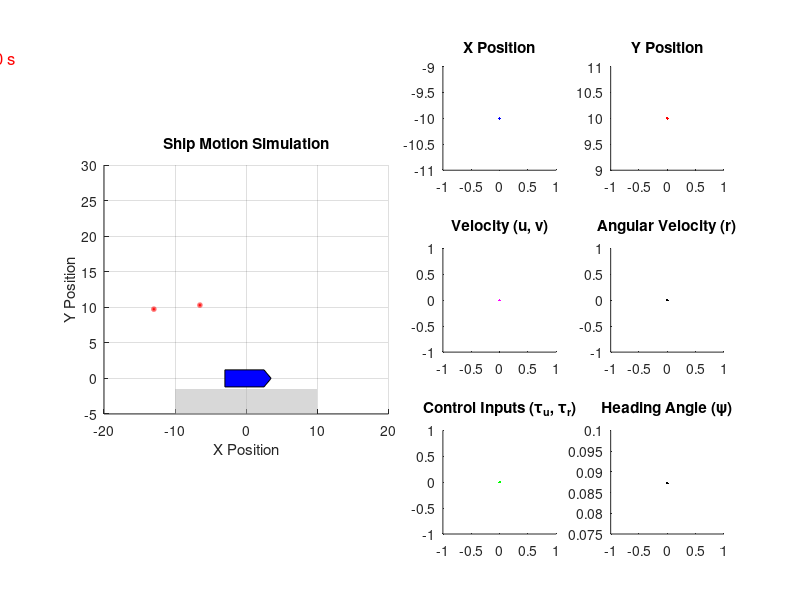

Reproduce this figure in MATLAB. (Note: this script raises an error after producing the figure.)
clc; clear; close all;

%% Simulation parameters
dt = 0.01; % Simulation step (fine-grained)
control_update_dt = 0.1; % Control update interval
control_update_steps = control_update_dt / dt; % Control update every 10 steps
T = 40; % Simulation duration
t = 0:dt:T;
N = length(t);

%% Initialize states for x and y
x = zeros(1, N); u = zeros(1, N);
y = zeros(1, N); v = zeros(1, N);
psi = zeros(1, N); r = zeros(1, N);
psi(1) = 5*3.141592/180;
y(1) = 10;
x(1) = -10;

tau_u = zeros(1, N);
tau_r = zeros(1, N);
tau_v = zeros(1, N);

tu = 0;
tr = 0;
tv = 0;
trr = 0;

Fv = 20;
lf = 3.5;
lb = -3.0;
bow = 1;

hp = 1.0;

alpha1 = 1;
alpha2 = 0.1;

alpha1b = 0.1;
alpha2b = 0.2;

alphac= 10;

Tu_con = 0;
Tv_con = 0;
Tr_con = 0;

acceptance_rad = 0.2;

eta_xd = 0;
eta_yd = 0;

xd = 0;
yd = 0;

xd_back = -2*hp;

a = 4;
b = 4;

%% Figure Setup
fig = figure('Position', [100, 100, 1200, 600]); % Adjust figure size

% Left: Ship Motion Animation
subplot(3, 4, [1 2 5 6 9 10]); % 왼쪽 큰 플롯 (애니메이션)
hold on;
axis equal;
grid on;
xlabel('X Position');
ylabel('Y Position');
title('Ship Motion Simulation');
xlim([-20, 20]); ylim([-5, 30]);

% ** 정박지(Anchorage Area) 추가 **
fill([-10 10 10 -10], [-50 -50 -1.5 -1.5], [0.7 0.7 0.7], 'EdgeColor', 'none', 'FaceAlpha', 0.5);
% fill([2.5 5 5 2.5], [0 0 5 5], [0.7 0.7 0.7], 'EdgeColor', 'none', 'FaceAlpha', 0.5);
% fill([-2.5 -5 -5 -2.5], [0 0 5 5], [0.7 0.7 0.7], 'EdgeColor', 'none', 'FaceAlpha', 0.5);

% Initial ship shape (Pentagon)
ship_x = [3.5 2.5 -3 -3 2.5]; % Shape of the ship (pentagon)
ship_y = [0 1.2 1.2 -1.2 -1.2];

% Plot initial ship
ship_plot = fill(ship_x, ship_y, 'b'); % Ship shape

% ** Acceptence Radius 업데이트 (선두와 선미 위치에 원 그리기) **
theta = psi(1); % 초기 선박의 회전각
radii = acceptance_rad * ones(1, 2);  % 두 원의 반지름 (선두, 선미)
center_x = [x(1) + lf * cos(theta), x(1) + lb * cos(theta)]; % 선두, 선미의 x 위치
center_y = [y(1) + lf * sin(theta), y(1) + lb * sin(theta)]; % 선두, 선미의 y 위치

% 선두와 선미에 빨간 원 추가
circle_hf = rectangle('Position', [center_x(1)-acceptance_rad, center_y(1)-acceptance_rad, 2*acceptance_rad, 2*acceptance_rad], 'Curvature', [1, 1], 'EdgeColor', 'r', 'LineWidth', 2);
circle_hb = rectangle('Position', [center_x(2)-acceptance_rad, center_y(2)-acceptance_rad, 2*acceptance_rad, 2*acceptance_rad], 'Curvature', [1, 1], 'EdgeColor', 'r', 'LineWidth', 2);

% Add y = ln(x^2 + 1) plot in red
x_vals = linspace(-20, 20, 1000);  % Define a range for x values
y1_vals = a*log(x_vals.^2 + 1); 
y2_vals = b*log(x_vals.^2 + 1); 

% Plot the function in red
% plot( x_vals, y1_vals, 'r', 'LineWidth', 2);
% plot( x_vals, y2_vals, 'm', 'LineWidth', 2);

% Add simulation time display (Top-left corner)
time_text = text(-45, 45, 'Time: 0.00 s', 'FontSize', 12, 'Color', 'r');

% Right: 3x2 Subplots
ax(1) = subplot(3,4,3); hold on; title('X Position');
ax(2) = subplot(3,4,4); hold on; title('Y Position');
ax(3) = subplot(3,4,7); hold on; title('Velocity (u, v)');
ax(4) = subplot(3,4,8); hold on; title('Angular Velocity (r)');
ax(5) = subplot(3,4,11); hold on; title('Control Inputs (\tau_u, \tau_r)');
ax(6) = subplot(3,4,12); hold on; title('Heading Angle (\psi)');

% 선을 미리 생성 (plot 업데이트 최적화)
line_x = plot(ax(1), t(1), x(1), 'b');
line_y = plot(ax(2), t(1), y(1), 'r');
line_u = plot(ax(3), t(1), u(1), 'g');
line_v = plot(ax(3), t(1), v(1), 'm');
line_r = plot(ax(4), t(1), r(1), 'k');
line_tau_u = plot(ax(5), t(1), tau_u(1), 'b');
line_tau_r = plot(ax(5), t(1), tau_r(1), 'r');
line_tau_v = plot(ax(5), t(1), tau_v(1), 'g');
line_psi = plot(ax(6), t(1), psi(1), 'k');


% 세로선(Vertical Line) 추가
for i = 1:6
    vline_x(i) = xline(ax(i), t(1), '--k', 'LineWidth', 1.2);
end


%% Simulation loop
for i = 2:N
    if mod(i, control_update_steps) == 0 
        %% Control Input Calculation
        u_dot = (-Xu*u(i-1) - Xuu*sqrt(u(i-1)*u(i-1))*u(i-1))/M;
        v_dot = (-Yv*v(i-1) -Yr*r(i-1) - Yvv*sqrt(v(i-1)*v(i-1))*v(i-1))/M;
        r_dot = (-Nv*v(i-1) -Nr*r(i-1) - Nrrr*r(i-1)*r(i-1)*r(i-1))/I;        

        %CBF
        x_f = x(i-1) + lf*cos(psi(i-1));
        y_f = y(i-1) + lf*sin(psi(i-1));
        x_dot_f = u(i-1)*cos(psi(i-1)) - v(i-1)*sin(psi(i-1)) - lf*r(i-1)*sin(psi(i-1));
        y_dot_f = u(i-1)*sin(psi(i-1)) + v(i-1)*cos(psi(i-1)) + lf*r(i-1)*cos(psi(i-1));        
        hf = y_f + 0.5;
        hf_dot = y_dot_f;
        hf_dotdot = u_dot*sin(psi(i-1)) + v_dot*cos(psi(i-1)) + lf*r_dot*cos(psi(i-1)) + u(i-1)*r(i-1)*cos(psi(i-1)) - v(i-1)*r(i-1)*sin(psi(i-1)) - lf*r(i-1)*r(i-1)*sin(psi(i-1));
        hf_cbf = (hf + (alpha1 + alpha2)*hf_dot + alpha1*alpha2*hf_dotdot)/(alpha1*alpha2);


        x_b = x(i-1) + lb*cos(psi(i-1));
        y_b = y(i-1) + lb*sin(psi(i-1));
        x_dot_b = u(i-1)*cos(psi(i-1)) - v(i-1)*sin(psi(i-1)) - lb*r(i-1)*sin(psi(i-1));
        y_dot_b = u(i-1)*sin(psi(i-1)) + v(i-1)*cos(psi(i-1)) + lb*r(i-1)*cos(psi(i-1));        
        hb = y_b + 0.5;
        hb_dot = y_dot_b;
        hb_dotdot = u_dot*sin(psi(i-1)) + v_dot*cos(psi(i-1)) + lb*r_dot*cos(psi(i-1)) + u(i-1)*r(i-1)*cos(psi(i-1)) - v(i-1)*r(i-1)*sin(psi(i-1)) - lb*r(i-1)*r(i-1)*sin(psi(i-1));
        hb_cbf = (hb + (alpha1 + alpha2)*hb_dot + alpha1*alpha2*hb_dotdot)/(alpha1*alpha2);

        yaw_coeff = ((60/10)*3.141592/180)^2;
        margin = 0.5;
        hyaw = -psi(i-1)*psi(i-1) + yaw_coeff*y(i-1)*y(i-1) + (margin*3.141592/180)*(margin*3.141592/180);
        y_dot_clf = u(i-1)*cos(psi(i-1)) - v(i-1)*sin(psi(i-1));
        y_dotdot_clf = u_dot*cos(psi(i-1)) - v_dot*sin(psi(i-1)) - u(i-1)*r(i-1)*sin(psi(i-1)) - v(i-1)*r(i-1)*cos(psi(i-1));
        hyaw_dot = -2*psi(i-1)*r(i-1) + 2*yaw_coeff*y(i-1)*y_dot_clf;
        hyaw_dotdot = -2*r(i-1)*r(i-1)-2*psi(i-1)*r_dot + 2*yaw_coeff*y_dot_clf*y_dot_clf + 2*yaw_coeff*y(i-1)*y_dotdot_clf;
        hyaw_cbf = (hyaw + (alpha1b + alpha2b)*hyaw_dot + alpha1b*alpha2b*hyaw_dotdot)/(alpha1b*alpha2b);


        %CLF
        eta_x = x(i-1) + hp*cos(psi(i-1));
        eta_y = y(i-1) + hp*sin(psi(i-1));
        eta_x_dot = u(i-1)*cos(psi(i-1)) - v(i-1)*sin(psi(i-1)) - r(i-1)*hp*sin(psi(i-1));
        eta_y_dot = u(i-1)*sin(psi(i-1)) + v(i-1)*cos(psi(i-1)) + r(i-1)*hp*cos(psi(i-1));

        clf_x = -u_dot*cos(psi(i-1)) + v_dot*sin(psi(i-1)) + r_dot*hp*sin(psi(i-1)) + u(i-1)*r(i-1)*sin(psi(i-1)) + v(i-1)*r(i-1)*cos(psi(i-1)) + hp*r(i-1)*r(i-1)*cos(psi(i-1)) - 5*(eta_x_dot - xd);
        clf_y = -u_dot*sin(psi(i-1)) - v_dot*cos(psi(i-1)) - r_dot*hp*cos(psi(i-1)) - u(i-1)*r(i-1)*cos(psi(i-1)) + v(i-1)*r(i-1)*sin(psi(i-1)) + hp*r(i-1)*r(i-1)*sin(psi(i-1)) - 5*(eta_y_dot - yd);

        clfxd = (eta_x - eta_xd)*(eta_x - eta_xd);
        clfyd = (eta_y - eta_yd)*(eta_y - eta_yd);


        %CBF
        %% MILP CBF
        % Gurobi 모델 생성
        model = struct();

        % 목적 함수 정의 (비용 함수가 제곱 형태)
        % x1^2 + x2^2 + x3^2 (이차 목적 함수)
        model.Q = sparse([1, 0, 0, 0, 0, 0, 0, 0, 0, 0;
                          0, 1, 0, 0, 0, 0, 0, 0, 0, 0;
                          0, 0, 100000, 0, 0, 0, 0, 0, 0, 0;
                          0, 0, 0, 100000, 0, 0, 0, 0, 0, 0;
                          0, 0, 0, 0, 10000, 0, 0, 0, 0, 0;
                          0, 0, 0, 0, 0, 1, 0, 0, 0, 0;
                          0, 0, 0, 0, 0, 0, 1000, 0, 0, 0; ...
                          0, 0, 0, 0, 0, 0, 0, 100000000, 0, 0; ...
                          0, 0, 0, 0, 0, 0, 0, 0, 100000000, 0; ...
                          0, 0, 0, 0, 0, 0, 0, 0, 0, 100000000;]);  % 대각선에 1을 넣어서 각 변수를 제곱하는 형태로 설정
        model.obj = [0, 0, 0, 0, 0, 0, 0, 0, 0, 0];  % 1차 항은 0 (단지 제곱 항만 목적 함수로 사용)

        % yaw_coeff = 1;
        % hyaw = -psi(i-1)*psi(i-1) + yaw_coeff*y(i-1)*y(i-1);
        % y_dot_clf = u(i-1)*cos(psi(i-1)) - v(i-1)*sin(psi(i-1));
        % y_dotdot_clf = u_dot*cos(psi(i-1)) - v_dot*sin(psi(i-1)) - u(i-1)*r(i-1)*sin(psi(i-1)) - v(i-1)*r(i-1)*cos(psi(i-1));
        % hyaw_dot = -2*psi(i-1)*r(i-1) + 2*yaw_coeff*y(i-1)*y_dot_clf;
        % hyaw_dotdot = -2*r(i-1)*r(i-1)-2*psi(i-1)*r_dot + 2*yaw_coeff*y_dot_clf*y_dot_clf + 2*yaw_coeff*y(i-1)*y_dotdot_clf;
        % hyaw_cbf = (hyaw + (alpha1b + alpha2b)*hyaw_dot + alpha1b*alpha2b*hyaw_dotdot)/(alpha1b*alpha2b);


        % 제약 조건 정의
        model.A = sparse([        
            (eta_x - eta_xd)*control_update_dt, 0, 1, 0, 0, 0, 0, 0, 0, 0;
            0, (eta_y - eta_yd)*control_update_dt, 0, 1, 0, 0, 0, 0, 0, 0;
            -1, 0, 0, 0, cos(psi(i-1))/M, -hp*sin(psi(i-1))/I, -Fv*sin(psi(i-1))/M - Fv*bow*hp*sin(psi(i-1))/I, 0, 0, 0;
            0, -1, 0, 0, sin(psi(i-1))/M, hp*cos(psi(i-1))/I, Fv*cos(psi(i-1))/M + Fv*bow*hp*cos(psi(i-1))/I, 0, 0, 0;
            0, 0, 0, 0, -sin(psi(i-1))/M, -lf*cos(psi(i-1))/I, -Fv*cos(psi(i-1))/M - lf*bow*Fv*cos(psi(i-1))/I, 1, 0, 0;
            0, 0, 0, 0, -sin(psi(i-1))/M, -lb*cos(psi(i-1))/I, -Fv*cos(psi(i-1))/M - lb*bow*Fv*cos(psi(i-1))/I, 0, 1, 0;
            0, 0, 0, 0, 0, -2*psi(i-1)*lb*cos(psi(i-1))/I, -2*psi(i-1)*lb*bow*Fv*cos(psi(i-1))/I, 0, 0, 1;              
        ]);

        model.rhs = [-alphac*clfxd - (eta_x - eta_xd)*xd;-alphac*clfyd- (eta_y - eta_yd)*yd; clf_x; clf_y; hf_cbf; hb_cbf; hyaw_cbf];
        model.sense = ['<','<','=','=', '<','<','<'];  
        model.modelsense = 'min';  % 최소화 문제
        model.lb = [-inf; -inf; -inf; -inf; -40; -20; -0.5; -inf; -inf; -inf];  % 변수 각각 음수 값이 허용
        model.ub = [inf; inf; inf; inf; 40; 20; 0.5; inf; inf; inf];  % 상한 설정
        model.vtype = 'CCCCCCICCC';   

        % 모델 최적화 실행
        result = gurobi(model,struct('OutputFlag', 0));

        % disp(['x1 (실수 변수): ', num2str(result.x(1))]);
        % disp(['x2 (실수 변수): ', num2str(result.x(2))]);
        % disp(['x3 (실수 변수): ', num2str(result.x(3))]);
        disp(['CBF heading: ', num2str(hf)]);
        disp(['CBF back: ', num2str(hb)]);
        disp(['slack heading : ', num2str(result.x(8))]);
        disp(['slack back : ', num2str(result.x(9))]);

        tu = result.x(5);  % Surge force
        tr = result.x(6) + Fv*bow*result.x(7);%result.x(3) + Fv*bow*result.x(1);    % Yaw torque
        trr = result.x(6);
        tv = Fv*result.x(7);
        xd = xd + result.x(1)*control_update_dt;
        yd = yd + result.x(2)*control_update_dt;

    end

    %% System update
    M = 37.758;
    I = 18.35; 
    Xu = 8.9149;
    Xuu = 11.2101;
    Nr = 16.9542;
    Nrrr = 12.8966;
    Yv = 15;
    Yvv = 3;
    Yr = 6;
    Nv = 6;
    
    % Update states using Euler integration
    tau_u(i) = tu;
    tau_r(i) = trr;
    tau_v(i) = tv;
    
    x_dot = u(i-1)*cos(psi(i-1)) - v(i-1)*sin(psi(i-1));
    y_dot = u(i-1)*sin(psi(i-1)) + v(i-1)*cos(psi(i-1));
    u_dot = (-Xu*u(i-1) - Xuu*sqrt(u(i-1)*u(i-1))*u(i-1) + tau_u(i))/M;
    v_dot = (-Yv*v(i-1) -Yr*r(i-1) - Yvv*sqrt(v(i-1)*v(i-1))*v(i-1) + tau_v(i))/M;
    r_dot = (-Nv*v(i-1) -Nr*r(i-1) - Nrrr*r(i-1)*r(i-1)*r(i-1) + tau_r(i))/I;
    
    x(i) = x(i-1) + x_dot * dt;
    y(i) = y(i-1) + y_dot * dt;
    psi(i) = psi(i-1) + r(i-1) * dt;
    u(i) = u(i-1) + u_dot * dt;
    v(i) = v(i-1) + v_dot * dt;
    r(i) = r(i-1) + r_dot * dt;

    % ** 실시간 선박 업데이트 **
    theta = psi(i); % 선박의 회전각
    R = [cos(theta), -sin(theta); sin(theta), cos(theta)]; % 회전행렬 적용
    ship_rotated = R * [ship_x; ship_y]; % 회전된 선박 좌표
    
    set(ship_plot, 'XData', ship_rotated(1,:) + x(i), 'YData', ship_rotated(2,:) + y(i));
    
    % Update Simulation Time Text
    set(time_text, 'String', sprintf('Time: %.2f s', t(i)));

    % ** Acceptence Radius 업데이트 (선두와 선미 위치에 원 그리기) **
    center_x = [x(i) + lf * cos(psi(i)), x(i) + lb * cos(psi(i))]; % 선두, 선미의 x 위치
    center_y = [y(i) + lf * sin(psi(i)), y(i) + lb * sin(psi(i))]; % 선두, 선미의 y 위치
    
    % 선두와 선미에 빨간 원 추가
    set(circle_hf, 'Position', [center_x(1)-acceptance_rad, center_y(1)-acceptance_rad, 2*acceptance_rad, 2*acceptance_rad]);
    set(circle_hb, 'Position', [center_x(2)-acceptance_rad, center_y(2)-acceptance_rad, 2*acceptance_rad, 2*acceptance_rad]);
    

    % Subplot 업데이트 (선을 이어서 그림)
    set(line_x, 'XData', t(1:i), 'YData', x(1:i));
    set(line_y, 'XData', t(1:i), 'YData', y(1:i));
    set(line_u, 'XData', t(1:i), 'YData', u(1:i));
    set(line_v, 'XData', t(1:i), 'YData', v(1:i));
    set(line_r, 'XData', t(1:i), 'YData', r(1:i));
    set(line_tau_u, 'XData', t(1:i), 'YData', tau_u(1:i));
    set(line_tau_r, 'XData', t(1:i), 'YData', tau_r(1:i));
    set(line_tau_v, 'XData', t(1:i), 'YData', tau_v(1:i));
    set(line_psi, 'XData', t(1:i), 'YData', psi(1:i));

    % Update vertical lines
    for j = 1:6
        set(vline_x(j), 'Value', t(i));
    end

    drawnow;
    
    % Stop simulation if figure is closed
    if ~isvalid(fig)
        break;
    end
end
